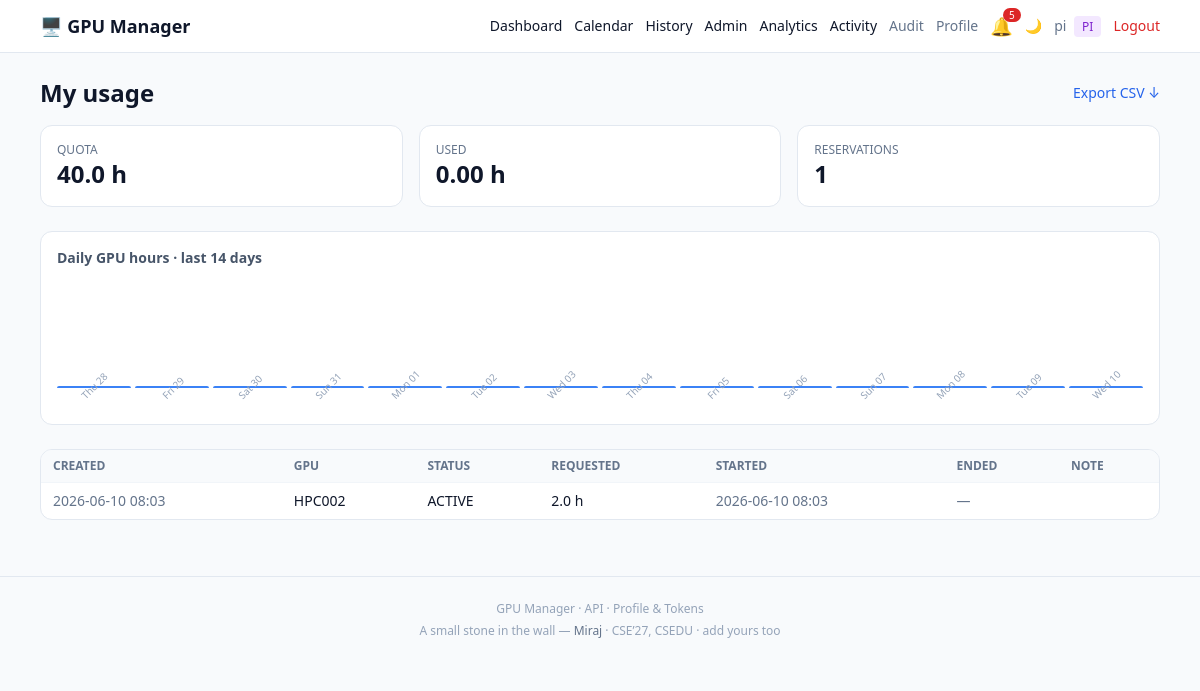
The page /history (signed in) on the database its author committed.
### app/models.py (models this page shows, shortened)
class User(Base):
    __tablename__ = "users"
    id: Mapped[int] = mapped_column(Integer, primary_key=True)
    email: Mapped[str] = mapped_column(String(255), unique=True, index=True, nullable=False)
    name: Mapped[str] = mapped_column(String(255), nullable=False)
    google_sub: Mapped[Optional[str]] = mapped_column(String(255), unique=True, nullable=True)
    picture_url: Mapped[Optional[str]] = mapped_column(String(512), nullable=True)
    role: Mapped[Role] = mapped_column(Enum(Role), default=Role.USER, nullable=False)
    quota_hours: Mapped[float] = mapped_column(Float, default=40.0, nullable=False)
    used_hours: Mapped[float] = mapped_column(Float, default=0.0, nullable=False)
    is_active: Mapped[bool] = mapped_column(Boolean, default=True, nullable=False)
    is_approved: Mapped[bool] = mapped_column(Boolean, default=False, nullable=False)
    created_at: Mapped[datetime] = mapped_column(DateTime(timezone=True), default=utcnow, nullable=False)
    email_on_offer: Mapped[bool] = mapped_column(Boolean, default=True, nullable=False)
    email_on_warning: Mapped[bool] = mapped_column(Boolean, default=True, nullable=False)
    email_on_watch: Mapped[bool] = mapped_column(Boolean, default=True, nullable=False)
    email_on_queue_move: Mapped[bool] = mapped_column(Boolean, default=False, nullable=False)
    reservations: Mapped[list["Reservation"]] = relationship(back_populates="user")
    api_tokens: Mapped[list["ApiToken"]] = relationship(back_populates="user", cascade="all, delete-orphan")

class Reservation(Base):
    __tablename__ = "reservations"
    id: Mapped[int] = mapped_column(Integer, primary_key=True)
    user_id: Mapped[int] = mapped_column(ForeignKey("users.id"), nullable=False, index=True)
    gpu_id: Mapped[int] = mapped_column(ForeignKey("gpus.id"), nullable=False, index=True)
    requested_hours: Mapped[float] = mapped_column(Float, nullable=False)
    status: Mapped[ReservationStatus] = mapped_column(
        Enum(ReservationStatus), default=ReservationStatus.QUEUED, nullable=False, index=True
    )
    priority: Mapped[int] = mapped_column(Integer, default=0, nullable=False)
    created_at: Mapped[datetime] = mapped_column(DateTime(timezone=True), default=utcnow, nullable=False)
    scheduled_start_at: Mapped[Optional[datetime]] = mapped_column(DateTime(timezone=True), nullable=True)
    offered_at: Mapped[Optional[datetime]] = mapped_column(DateTime(timezone=True), nullable=True)
    started_at: Mapped[Optional[datetime]] = mapped_column(DateTime(timezone=True), nullable=True)
    expected_end_at: Mapped[Optional[datetime]] = mapped_column(DateTime(timezone=True), nullable=True)
    ended_at: Mapped[Optional[datetime]] = mapped_column(DateTime(timezone=True), nullable=True)
    warning_sent_at: Mapped[Optional[datetime]] = mapped_column(DateTime(timezone=True), nullable=True)
    queue_sort_key: Mapped[float] = mapped_column(Float, default=0.0, nullable=False)
    note: Mapped[Optional[str]] = mapped_column(Text, nullable=True)
    user: Mapped["User"] = relationship(back_populates="reservations")
    gpu: Mapped["Gpu"] = relationship(back_populates="reservations")

class Gpu(Base):
    __tablename__ = "gpus"
    id: Mapped[int] = mapped_column(Integer, primary_key=True)
    name: Mapped[str] = mapped_column(String(100), unique=True, nullable=False)
    model: Mapped[Optional[str]] = mapped_column(String(100), nullable=True)
    host: Mapped[Optional[str]] = mapped_column(String(100), nullable=True)
    ssh_user: Mapped[Optional[str]] = mapped_column(String(100), nullable=True)
    ssh_port: Mapped[Optional[int]] = mapped_column(Integer, nullable=True)
    ssh_password: Mapped[Optional[str]] = mapped_column(String(200), nullable=True)
    notes: Mapped[Optional[str]] = mapped_column(Text, nullable=True)
    tags: Mapped[Optional[str]] = mapped_column(String(500), nullable=True)
    max_hours: Mapped[Optional[float]] = mapped_column(Float, nullable=True)
    gpu_index: Mapped[int] = mapped_column(Integer, default=0, nullable=False)
    cpu_model: Mapped[Optional[str]] = mapped_column(String(200), nullable=True)
    ram_gb: Mapped[Optional[int]] = mapped_column(Integer, nullable=True)
    connect_instructions: Mapped[Optional[str]] = mapped_column(Text, nullable=True)
    is_remote: Mapped[bool] = mapped_column(Boolean, default=False, nullable=False)
    status: Mapped[GpuStatus] = mapped_column(Enum(GpuStatus), default=GpuStatus.AVAILABLE, nullable=False)
    visibility: Mapped[GpuVisibility] = mapped_column(Enum(GpuVisibility), default=GpuVisibility.RESTRICTED, nullable=False)
    created_at: Mapped[datetime] = mapped_column(DateTime(timezone=True), default=utcnow, nullable=False)
    reservations: Mapped[list["Reservation"]] = relationship(back_populates="gpu", cascade="all, delete-orphan")
    access_grants: Mapped[list["GpuAccess"]] = relationship(back_populates="gpu", cascade="all, delete-orphan")
    metric_samples: Mapped[list["GpuMetricSample"]] = relationship(back_populates="gpu", cascade="all, delete-orphan")

### app/routers/dashboard.py (the view)
@router.get("/history", response_class=HTMLResponse)
def history(request: Request, db: Session = Depends(get_db), user=Depends(require_user)):
    if not user.is_approved:
        return RedirectResponse(url="/dashboard", status_code=302)
    rows = (
        db.query(Reservation)
        .filter(Reservation.user_id == user.id)
        .order_by(Reservation.created_at.desc())
        .all()
    )
    days_back = 14
    today = utcnow().date()
    day_keys = [(today - timedelta(days=i)) for i in range(days_back - 1, -1, -1)]
    per_day = defaultdict(float)
    for r in rows:
        if r.started_at is None or r.ended_at is None:
            continue
        if r.status not in (ReservationStatus.COMPLETED, ReservationStatus.EXPIRED, ReservationStatus.ACTIVE):
            continue
        start = r.started_at if r.started_at.tzinfo else r.started_at.replace(tzinfo=timezone.utc)
        end = r.ended_at if r.ended_at.tzinfo else r.ended_at.replace(tzinfo=timezone.utc)
        per_day[start.date()] += max(0.0, (end - start).total_seconds() / 3600.0)
    chart = [(d.strftime("%a %d"), round(per_day[d], 2)) for d in day_keys]
    max_h = max([v for _, v in chart] + [1.0])
    return templates.TemplateResponse(
        "history.html",
        {
            "request": request,
            "user": user,
            "rows": rows,
            "chart": chart,
            "chart_max": max_h,
            "settings": settings,
            "ReservationStatus": ReservationStatus,
            "unread_count": db.query(Notification)
                .filter(Notification.user_id == user.id, Notification.read.is_(False))
                .count(),
        },
    )

### app/templates/history.html (shortened to what this page needs)
{% extends "base.html" %}
{% block content %}
<div class="flex items-center justify-between mb-4">
  <h1 class="text-2xl font-semibold">My usage</h1>
  <a href="/history.csv" class="text-sm text-blue-600 hover:underline">Export CSV ↓</a>
</div>
<div class="grid grid-cols-1 sm:grid-cols-3 gap-4 mb-6">
  <div class="bg-white border border-slate-200 rounded-xl p-4">
    <div class="text-xs text-slate-500 uppercase">Quota</div>
    <div class="text-2xl font-semibold">{{ '%.1f'|format(user.quota_hours) }} h</div>
  </div>
  <div class="bg-white border border-slate-200 rounded-xl p-4">
    <div class="text-xs text-slate-500 uppercase">Used</div>
    <div class="text-2xl font-semibold">{{ '%.2f'|format(user.used_hours) }} h</div>
  </div>
  <div class="bg-white border border-slate-200 rounded-xl p-4">
    <div class="text-xs text-slate-500 uppercase">Reservations</div>
    <div class="text-2xl font-semibold">{{ rows|length }}</div>
  </div>
</div>
<div class="bg-white border border-slate-200 rounded-xl p-4 mb-6">
  <h2 class="font-semibold mb-3 text-sm text-slate-600">Daily GPU hours · last 14 days</h2>
  <div class="flex items-end gap-1 h-32">
    {% for label, val in chart %}
      <div class="flex-1 flex flex-col items-center gap-1">
        <div class="w-full bg-blue-500 rounded-t" style="height: {{ (val / chart_max * 100)|round(1) }}%; min-height: 2px;"
             title="{{ label }}: {{ val }}h"></div>
        <div class="text-[10px] text-slate-400 -rotate-45 origin-top-left h-4">{{ label }}</div>
      </div>
    {% endfor %}
  </div>
</div>
<div class="bg-white border border-slate-200 rounded-xl overflow-x-auto">
  <table class="w-full text-sm min-w-[720px]">
    <thead class="bg-slate-50 text-slate-500 text-xs uppercase">
      <tr>
        <th class="text-left px-3 py-2">Created</th>
        <th class="text-left px-3 py-2">GPU</th>
        <th class="text-left px-3 py-2">Status</th>
        <th class="text-left px-3 py-2">Requested</th>
        <th class="text-left px-3 py-2">Started</th>
        <th class="text-left px-3 py-2">Ended</th>
        <th class="text-left px-3 py-2">Note</th>
      </tr>
    </thead>
    <tbody>
      {% for r in rows %}
        <tr class="border-t border-slate-100">
          <td class="px-3 py-2 text-slate-500">{{ r.created_at.strftime('%Y-%m-%d %H:%M') }}</td>
          <td class="px-3 py-2">{{ r.gpu.name }}</td>
          <td class="px-3 py-2">{{ r.status.value }}</td>
          <td class="px-3 py-2">{{ '%.1f'|format(r.requested_hours) }} h</td>
          <td class="px-3 py-2 text-slate-500">{{ r.started_at.strftime('%Y-%m-%d %H:%M') if r.started_at else '—' }}</td>
          <td class="px-3 py-2 text-slate-500">{{ r.ended_at.strftime('%Y-%m-%d %H:%M') if r.ended_at else '—' }}</td>
          <td class="px-3 py-2 text-slate-600">{{ r.note or '' }}</td>
        </tr>
      {% else %}
        <tr><td colspan="7" class="px-3 py-4 text-center text-slate-400">No reservations yet.</td></tr>
      {% endfor %}
    </tbody>
  </table>
</div>
{% endblock %}

### app/templates/base.html (shortened to what this page needs)
<!DOCTYPE html>
<html lang="en" class="">
<head>
  <script src="https://cdn.tailwindcss.com"></script>
</head>
<body class="bg-slate-50 dark:bg-slate-900 text-slate-900 dark:text-slate-100 min-h-screen transition-colors">
  <nav class="bg-white dark:bg-slate-800 border-b border-slate-200 dark:border-slate-700 sticky top-0 z-10">
    <div class="max-w-6xl mx-auto px-4 py-3 flex items-center justify-between gap-2">
      <a href="/" class="font-semibold text-lg whitespace-nowrap">🖥️ GPU Manager</a>
      <div class="flex items-center gap-3 text-sm flex-wrap justify-end">
        {% if user %}
          <a href="/dashboard" class="hover:underline">Dashboard</a>
          <a href="/calendar" class="hover:underline hidden sm:inline">Calendar</a>
          <a href="/history" class="hover:underline hidden sm:inline">History</a>
          {% if user.role.value == "PI" %}
            <a href="/admin" class="hover:underline">Admin</a>
            <a href="/admin/analytics" class="hover:underline hidden sm:inline">Analytics</a>
            <a href="/admin/activity" class="hover:underline hidden sm:inline">Activity</a>
            <a href="/admin/audit" class="hover:underline hidden md:inline text-slate-500 dark:text-slate-400">Audit</a>
          {% endif %}
          <a href="/profile" class="hover:underline hidden sm:inline text-slate-500 dark:text-slate-400">Profile</a>
          {% if unread_count is defined and unread_count > 0 %}
            <a href="/dashboard" class="relative inline-flex items-center" title="{{ unread_count }} unread">
              <span class="text-lg">🔔</span>
              <span class="absolute -top-1 -right-2 bg-red-600 text-white text-[10px] leading-none px-1.5 py-0.5 rounded-full">{{ unread_count }}</span>
            </a>
          {% endif %}
          <button onclick="toggleTheme()" class="text-slate-500 dark:text-slate-400 hover:text-slate-900 dark:hover:text-white" title="Toggle dark mode">
            <span class="dark:hidden">🌙</span>
          </button>
          <span class="text-slate-500 dark:text-slate-400 hidden md:inline">
            {{ user.name }}
            <span class="ml-1 text-xs px-2 py-0.5 rounded
                  {% if user.role.value == 'PI' %}bg-purple-100 text-purple-700 dark:bg-purple-900 dark:text-purple-300{% else %}bg-slate-100 text-slate-700 dark:bg-slate-700 dark:text-slate-300{% endif %}">
              {{ user.role.value }}
            </span>
          </span>
          <a href="/auth/logout" class="text-red-600 hover:underline">Logout</a>
        {% else %}
          <button onclick="toggleTheme()" class="text-slate-500 hover:text-slate-900 dark:hover:text-white">🌙</button>
          <a href="/auth/login" class="text-blue-600 hover:underline">Sign in with Google</a>
        {% endif %}
      </div>
    </div>
  </nav>
  {% set toast_msg = request.query_params.get('msg') %}
  {% set toast_kind = request.query_params.get('kind', 'success') %}
  <main class="max-w-6xl mx-auto px-4 py-6">
    {% block content %}{% endblock %}
  </main>
  <footer class="border-t border-slate-200 dark:border-slate-700 mt-8 py-6 text-center text-xs text-slate-400 dark:text-slate-500">
    <div class="mb-1.5">
      GPU Manager &middot; <a href="/api/v1/me" class="hover:underline">API</a> &middot; <a href="/profile" class="hover:underline">Profile &amp; Tokens</a>
    </div>
    <div>
      A small stone in the wall &mdash;
      <span class="text-slate-500 dark:text-slate-400 font-medium">Miraj</span>
      &middot; CSE&rsquo;27, CSEDU &middot;
      <a href="https://github.com/sheldor944/GPU_Manager" target="_blank" rel="noopener" class="hover:underline">add yours too</a>
    </div>
  </footer>
</body>
</html>

### app/templates/base.html (style rules this page uses)
body { font-family: ui-sans-serif, system-ui, -apple-system, "Segoe UI", Roboto; }

### rows shown on the page
User: name "pi", role.value "PI", quota_hours "40.0", used_hours "0.00"
Reservation: created_at "2026-06-10 08:03", gpu.name "HPC002", status.value "ACTIVE", requested_hours "2.0", started_at "2026-06-10 08:03", ended_at "—"

### other values the page prints
{{ unread_count }} "5"
{{ rows|length }} "1"
{{ label }} "Thu 28" "Fri 29" "Sat 30" "Sun 31" "Mon 01" "Tue 02" "Wed 03" "Thu 04" "Fri 05" "Sat 06" "Sun 07" "Mon 08" "Tue 09" "Wed 10"
